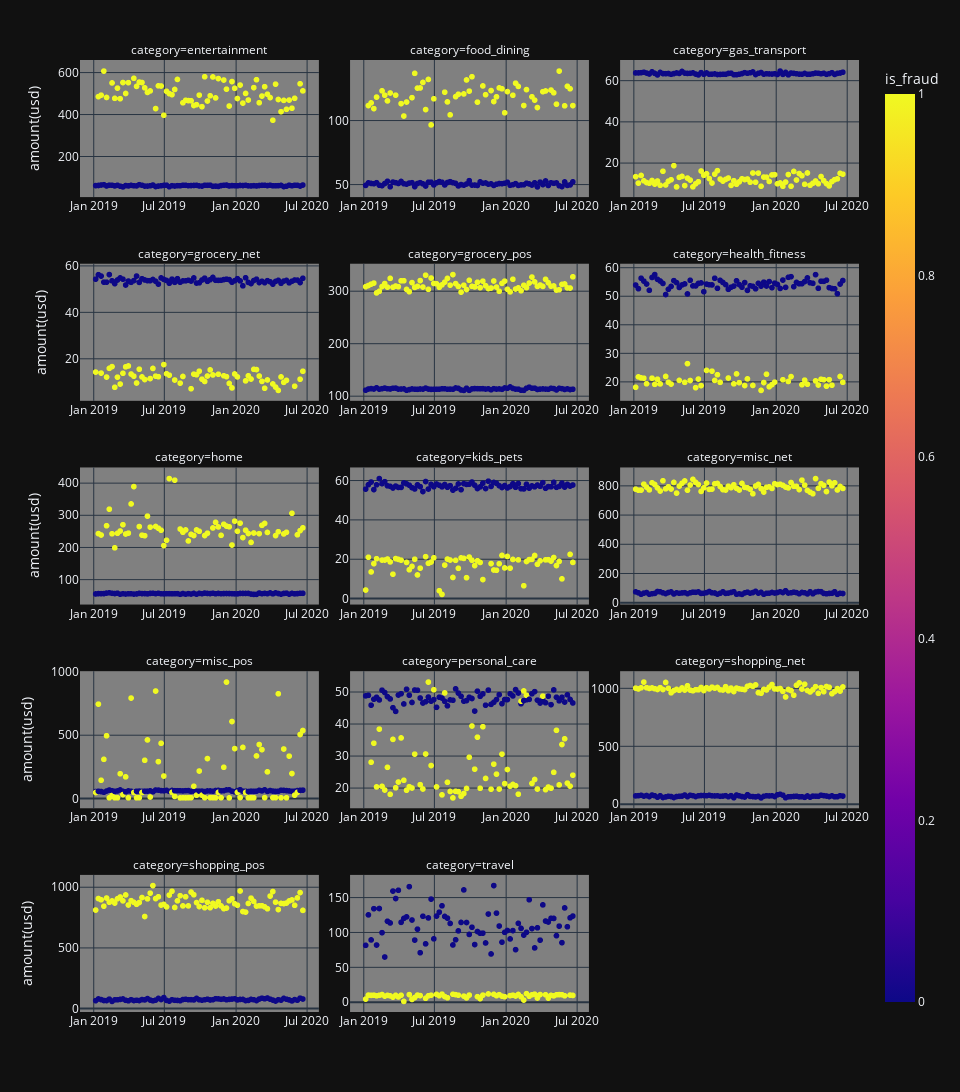

The notebook cell this image was saved under:
### Markdown cell above
### 7.1 Category vs amount(usd)

### Code cell
df_ = df_train.groupby(by=[pd.Grouper(key='transaction_time', freq='1W'), 'is_fraud', 'category']).agg({'amount(usd)':'mean', 'transaction_id':'count'}).reset_index()

fig = px.scatter(df_,
                 x='transaction_time',
                 y = 'amount(usd)',
                 color='is_fraud',
                 facet_col='category',
                 facet_col_wrap=3,
                 facet_col_spacing=0.04,
                 color_discrete_map={0: 'red', 1:'green'})

fig.update_layout(height=1400, width = 960, legend={'title':'Is fraud?'}, plot_bgcolor='gray')

fig.update_yaxes(matches=None)
fig.for_each_yaxis(lambda yaxis: yaxis.update(showticklabels = True))
fig.for_each_xaxis(lambda xaxis: xaxis.update(showticklabels = True, title=''))

fig.show()

### Figure 1 — Plotly figure (JSON) as saved in the notebook; plotly's stock layout.template omitted (floating-point values rounded to 4 significant figures; data arrays with more than 128 entries replaced by an {"elided": "..."} marker saying what was removed)
{"data": [{"hovertemplate": "category=entertainment<br>transaction_time=%{x}<br>amount(usd)=%{y}<br>is_fraud=%{marker.color}<extra></extra>", "legendgroup": "", "marker": {"color": {"elided": "146 int values"}, "coloraxis": "coloraxis", "symbol": "circle"}, "mode": "markers", "name": "", "showlegend": false, "x": {"elided": "146 str values"}, "xaxis": "x13", "y": {"elided": "146 float values"}, "yaxis": "y13", "type": "scattergl"}, {"hovertemplate": "category=food_dining<br>transaction_time=%{x}<br>amount(usd)=%{y}<br>is_fraud=%{marker.color}<extra></extra>", "legendgroup": "", "marker": {"color": {"elided": "135 int values"}, "coloraxis": "coloraxis", "symbol": "circle"}, "mode": "markers", "name": "", "showlegend": false, "x": {"elided": "135 str values"}, "xaxis": "x14", "y": {"elided": "135 float values"}, "yaxis": "y14", "type": "scattergl"}, {"hovertemplate": "category=gas_transport<br>transaction_time=%{x}<br>amount(usd)=%{y}<br>is_fraud=%{marker.color}<extra></extra>", "legendgroup": "", "marker": {"color": {"elided": "154 int values"}, "coloraxis": "coloraxis", "symbol": "circle"}, "mode": "markers", "name": "", "showlegend": false, "x": {"elided": "154 str values"}, "xaxis": "x15", "y": {"elided": "154 float values"}, "yaxis": "y15", "type": "scattergl"}, {"hovertemplate": "category=grocery_net<br>transaction_time=%{x}<br>amount(usd)=%{y}<br>is_fraud=%{marker.color}<extra></extra>", "legendgroup": "", "marker": {"color": {"elided": "138 int values"}, "coloraxis": "coloraxis", "symbol": "circle"}, "mode": "markers", "name": "", "showlegend": false, "x": {"elided": "138 str values"}, "xaxis": "x10", "y": {"elided": "138 float values"}, "yaxis": "y10", "type": "scattergl"}, {"hovertemplate": "category=grocery_pos<br>transaction_time=%{x}<br>amount(usd)=%{y}<br>is_fraud=%{marker.color}<extra></extra>", "legendgroup": "", "marker": {"color": {"elided": "154 int values"}, "coloraxis": "coloraxis", "symbol": "circle"}, "mode": "markers", "name": "", "showlegend": false, "x": {"elided": "154 str values"}, "xaxis": "x11", "y": {"elided": "154 float values"}, "yaxis": "y11", "type": "scattergl"}, {"hovertemplate": "category=health_fitness<br>transaction_time=%{x}<br>amount(usd)=%{y}<br>is_fraud=%{marker.color}<extra></extra>", "legendgroup": "", "marker": {"color": {"elided": "129 int values"}, "coloraxis": "coloraxis", "symbol": "circle"}, "mode": "markers", "name": "", "showlegend": false, "x": {"elided": "129 str values"}, "xaxis": "x12", "y": {"elided": "129 float values"}, "yaxis": "y12", "type": "scattergl"}, {"hovertemplate": "category=home<br>transaction_time=%{x}<br>amount(usd)=%{y}<br>is_fraud=%{marker.color}<extra></extra>", "legendgroup": "", "marker": {"color": {"elided": "140 int values"}, "coloraxis": "coloraxis", "symbol": "circle"}, "mode": "markers", "name": "", "showlegend": false, "x": {"elided": "140 str values"}, "xaxis": "x7", "y": {"elided": "140 float values"}, "yaxis": "y7", "type": "scattergl"}, {"hovertemplate": "category=kids_pets<br>transaction_time=%{x}<br>amount(usd)=%{y}<br>is_fraud=%{marker.color}<extra></extra>", "legendgroup": "", "marker": {"color": {"elided": "143 int values"}, "coloraxis": "coloraxis", "symbol": "circle"}, "mode": "markers", "name": "", "showlegend": false, "x": {"elided": "143 str values"}, "xaxis": "x8", "y": {"elided": "143 float values"}, "yaxis": "y8", "type": "scattergl"}, {"hovertemplate": "category=misc_net<br>transaction_time=%{x}<br>amount(usd)=%{y}<br>is_fraud=%{marker.color}<extra></extra>", "legendgroup": "", "marker": {"color": {"elided": "154 int values"}, "coloraxis": "coloraxis", "symbol": "circle"}, "mode": "markers", "name": "", "showlegend": false, "x": {"elided": "154 str values"}, "xaxis": "x9", "y": {"elided": "154 float values"}, "yaxis": "y9", "type": "scattergl"}, {"hovertemplate": "category=misc_pos<br>transaction_time=%{x}<br>amount(usd)=%{y}<br>is_fraud=%{marker.color}<extra></extra>", "legendgroup": "", "marker": {"color": {"elided": "149 int values"}, "coloraxis": "coloraxis", "symbol": "circle"}, "mode": "markers", "name": "", "showlegend": false, "x": {"elided": "149 str values"}, "xaxis": "x4", "y": {"elided": "149 float values"}, "yaxis": "y4", "type": "scattergl"}, {"hovertemplate": "category=personal_care<br>transaction_time=%{x}<br>amount(usd)=%{y}<br>is_fraud=%{marker.color}<extra></extra>", "legendgroup": "", "marker": {"color": {"elided": "147 int values"}, "coloraxis": "coloraxis", "symbol": "circle"}, "mode": "markers", "name": "", "showlegend": false, "x": {"elided": "147 str values"}, "xaxis": "x5", "y": {"elided": "147 float values"}, "yaxis": "y5", "type": "scattergl"}, {"hovertemplate": "category=shopping_net<br>transaction_time=%{x}<br>amount(usd)=%{y}<br>is_fraud=%{marker.color}<extra></extra>", "legendgroup": "", "marker": {"color": {"elided": "154 int values"}, "coloraxis": "coloraxis", "symbol": "circle"}, "mode": "markers", "name": "", "showlegend": false, "x": {"elided": "154 str values"}, "xaxis": "x6", "y": {"elided": "154 float values"}, "yaxis": "y6", "type": "scattergl"}, {"hovertemplate": "category=shopping_pos<br>transaction_time=%{x}<br>amount(usd)=%{y}<br>is_fraud=%{marker.color}<extra></extra>", "legendgroup": "", "marker": {"color": {"elided": "154 int values"}, "coloraxis": "coloraxis", "symbol": "circle"}, "mode": "markers", "name": "", "showlegend": false, "x": {"elided": "154 str values"}, "xaxis": "x", "y": {"elided": "154 float values"}, "yaxis": "y", "type": "scattergl"}, {"hovertemplate": "category=travel<br>transaction_time=%{x}<br>amount(usd)=%{y}<br>is_fraud=%{marker.color}<extra></extra>", "legendgroup": "", "marker": {"color": {"elided": "142 int values"}, "coloraxis": "coloraxis", "symbol": "circle"}, "mode": "markers", "name": "", "showlegend": false, "x": {"elided": "142 str values"}, "xaxis": "x2", "y": {"elided": "142 float values"}, "yaxis": "y2", "type": "scattergl"}], "layout": {"xaxis": {"anchor": "y", "domain": [0.0, 0.3067], "title": {"text": ""}, "showticklabels": true}, "yaxis": {"anchor": "x", "domain": [0.0, 0.144], "title": {"text": "amount(usd)"}, "showticklabels": true}, "xaxis2": {"anchor": "y2", "domain": [0.3467, 0.6533], "matches": "x", "title": {"text": ""}, "showticklabels": true}, "yaxis2": {"anchor": "x2", "domain": [0.0, 0.144], "showticklabels": true}, "xaxis3": {"anchor": "y3", "domain": [0.6933, 1.0], "matches": "x", "title": {"text": ""}, "showticklabels": true}, "yaxis3": {"anchor": "x3", "domain": [0.0, 0.144], "showticklabels": true}, "xaxis4": {"anchor": "y4", "domain": [0.0, 0.3067], "matches": "x", "showticklabels": true, "title": {"text": ""}}, "yaxis4": {"anchor": "x4", "domain": [0.214, 0.358], "title": {"text": "amount(usd)"}, "showticklabels": true}, "xaxis5": {"anchor": "y5", "domain": [0.3467, 0.6533], "matches": "x", "showticklabels": true, "title": {"text": ""}}, "yaxis5": {"anchor": "x5", "domain": [0.214, 0.358], "showticklabels": true}, "xaxis6": {"anchor": "y6", "domain": [0.6933, 1.0], "matches": "x", "showticklabels": true, "title": {"text": ""}}, "yaxis6": {"anchor": "x6", "domain": [0.214, 0.358], "showticklabels": true}, "xaxis7": {"anchor": "y7", "domain": [0.0, 0.3067], "matches": "x", "showticklabels": true, "title": {"text": ""}}, "yaxis7": {"anchor": "x7", "domain": [0.428, 0.572], "title": {"text": "amount(usd)"}, "showticklabels": true}, "xaxis8": {"anchor": "y8", "domain": [0.3467, 0.6533], "matches": "x", "showticklabels": true, "title": {"text": ""}}, "yaxis8": {"anchor": "x8", "domain": [0.428, 0.572], "showticklabels": true}, "xaxis9": {"anchor": "y9", "domain": [0.6933, 1.0], "matches": "x", "showticklabels": true, "title": {"text": ""}}, "yaxis9": {"anchor": "x9", "domain": [0.428, 0.572], "showticklabels": true}, "xaxis10": {"anchor": "y10", "domain": [0.0, 0.3067], "matches": "x", "showticklabels": true, "title": {"text": ""}}, "yaxis10": {"anchor": "x10", "domain": [0.642, 0.786], "title": {"text": "amount(usd)"}, "showticklabels": true}, "xaxis11": {"anchor": "y11", "domain": [0.3467, 0.6533], "matches": "x", "showticklabels": true, "title": {"text": ""}}, "yaxis11": {"anchor": "x11", "domain": [0.642, 0.786], "showticklabels": true}, "xaxis12": {"anchor": "y12", "domain": [0.6933, 1.0], "matches": "x", "showticklabels": true, "title": {"text": ""}}, "yaxis12": {"anchor": "x12", "domain": [0.642, 0.786], "showticklabels": true}, "xaxis13": {"anchor": "y13", "domain": [0.0, 0.3067], "matches": "x", "showticklabels": true, "title": {"text": ""}}, "yaxis13": {"anchor": "x13", "domain": [0.856, 1.0], "title": {"text": "amount(usd)"}, "showticklabels": true}, "xaxis14": {"anchor": "y14", "domain": [0.3467, 0.6533], "matches": "x", "showticklabels": true, "title": {"text": ""}}, "yaxis14": {"anchor": "x14", "domain": [0.856, 1.0], "showticklabels": true}, "xaxis15": {"anchor": "y15", "domain": [0.6933, 1.0], "matches": "x", "showticklabels": true, "title": {"text": ""}}, "yaxis15": {"anchor": "x15", "domain": [0.856, 1.0], "showticklabels": true}, "annotations": [{"font": {}, "showarrow": false, "text": "category=shopping_pos", "x": 0.1533, "xanchor": "center", "xref": "paper", "y": 0.144, "yanchor": "bottom", "yref": "paper"}, {"font": {}, "showarrow": false, "text": "category=travel", "x": 0.5, "xanchor": "center", "xref": "paper", "y": 0.144, "yanchor": "bottom", "yref": "paper"}, {"font": {}, "showarrow": false, "text": "category=misc_pos", "x": 0.1533, "xanchor": "center", "xref": "paper", "y": 0.358, "yanchor": "bottom", "yref": "paper"}, {"font": {}, "showarrow": false, "text": "category=personal_care", "x": 0.5, "xanchor": "center", "xref": "paper", "y": 0.358, "yanchor": "bottom", "yref": "paper"}, {"font": {}, "showarrow": false, "text": "category=shopping_net", "x": 0.8467, "xanchor": "center", "xref": "paper", "y": 0.358, "yanchor": "bottom", "yref": "paper"}, {"font": {}, "showarrow": false, "text": "category=home", "x": 0.1533, "xanchor": "center", "xref": "paper", "y": 0.572, "yanchor": "bottom", "yref": "paper"}, {"font": {}, "showarrow": false, "text": "category=kids_pets", "x": 0.5, "xanchor": "center", "xref": "paper", "y": 0.572, "yanchor": "bottom", "yref": "paper"}, {"font": {}, "showarrow": false, "text": "category=misc_net", "x": 0.8467, "xanchor": "center", "xref": "paper", "y": 0.572, "yanchor": "bottom", "yref": "paper"}, {"font": {}, "showarrow": false, "text": "category=grocery_net", "x": 0.1533, "xanchor": "center", "xref": "paper", "y": 0.786, "yanchor": "bottom", "yref": "paper"}, {"font": {}, "showarrow": false, "text": "category=grocery_pos", "x": 0.5, "xanchor": "center", "xref": "paper", "y": 0.786, "yanchor": "bottom", "yref": "paper"}, {"font": {}, "showarrow": false, "text": "category=health_fitness", "x": 0.8467, "xanchor": "center", "xref": "paper", "y": 0.786, "yanchor": "bottom", "yref": "paper"}, {"font": {}, "showarrow": false, "text": "category=entertainment", "x": 0.1533, "xanchor": "center", "xref": "paper", "y": 1.0, "yanchor": "bottom", "yref": "paper"}, {"font": {}, "showarrow": false, "text": "category=food_dining", "x": 0.5, "xanchor": "center", "xref": "paper", "y": 1.0, "yanchor": "bottom", "yref": "paper"}, {"font": {}, "showarrow": false, "text": "category=gas_transport", "x": 0.8467, "xanchor": "center", "xref": "paper", "y": 1.0, "yanchor": "bottom", "yref": "paper"}], "coloraxis": {"colorbar": {"title": {"text": "is_fraud"}}, "colorscale": [[0.0, "#0d0887"], [0.1111, "#46039f"], [0.2222, "#7201a8"], [0.3333, "#9c179e"], [0.4444, "#bd3786"], [0.5556, "#d8576b"], [0.6667, "#ed7953"], [0.7778, "#fb9f3a"], [0.8889, "#fdca26"], [1.0, "#f0f921"]]}, "legend": {"tracegroupgap": 0, "title": {"text": "Is fraud?"}}, "margin": {"t": 60}, "height": 1400, "width": 960, "plot_bgcolor": "gray"}}
